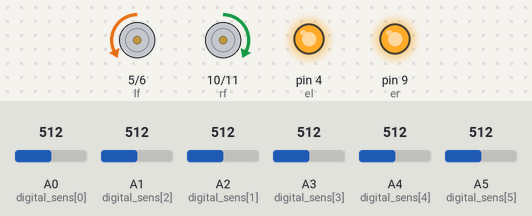
Simulated run of this sketch. Board: Arduino Uno, built with avr-gcc and run on an emulated ATmega328P. Shown: motor-driver pin pairs drawn as motors (green arrow = first pin HIGH = forward, orange = second pin HIGH = backward, longer = more drive), output pins drawn as LEDs (lit = HIGH). Inputs (shaded band) come from the test bench; at power-on: A4 (digital_sens[4]) = 512, A0 (digital_sens[0]) = 512, A1 (digital_sens[2]) = 512, A2 (digital_sens[1]) = 512, A3 (digital_sens[3]) = 512, A5 (digital_sens[5]) = 512. What the sketch prints to the serial monitor is not drawn.

Above: at 0.5 s.
At 2.8 s:
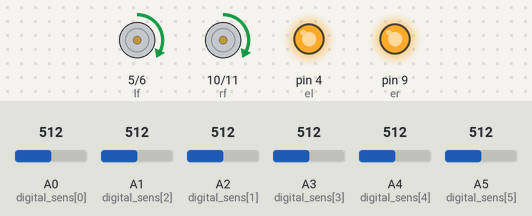
2.9 s: A4 (digital_sens[4]) set to 528
At 3.5 s:
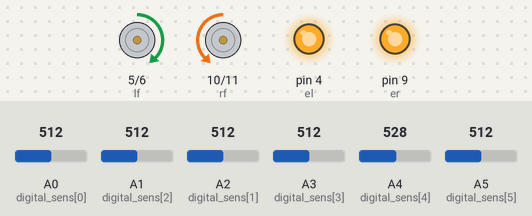
Timing chart, 0 to 5.9 s (numbered marks = the images above; inputs shaded):
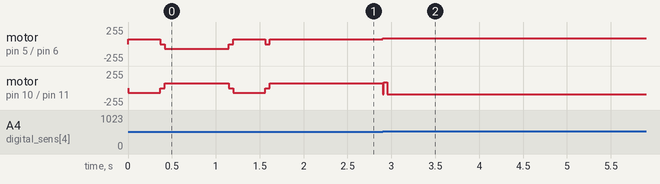

The sketch:

T-alfa_black_line.ino
```cpp
 #define NUM_SENSORS 6
int el=4;
int lf = 5;
int lb = 6;
int er=9;
int rf = 10;
int rb = 11;

 int i;
  int forwards=0;
  int digital_sensor_position=0;
  int right_side = 1;
  int left_side = -1;
  int u=0;
  signed int error_digital=0;
  signed int target_position =5;
  signed int current_position;
  signed int proportional =0;
  signed int integrate =0;
  signed int derivative =0;
  signed int previous_error;
  signed int error_correction=0;
  signed int kp=200;//15
  signed int ki=2;
  signed int kd=5;
  signed int sensor_value[6]= {-10,-10,0,0,10,10};
  int digital_sens[6]={A0,A2,A1,A3,A4,A5}; // 2,13,8 left sens and 9,10,12 right sens
  int digital_sens_reading[6];
 int temp[NUM_SENSORS],maxv[NUM_SENSORS],minv[NUM_SENSORS],threshold[NUM_SENSORS];

int bspeed =70;
int SPEED;
int MSPEED=70;
int state=0;
int flag=0;
int stateStop=0;


void setup() {

Serial.begin(115200);
  pinMode(el, OUTPUT);
  pinMode(er, OUTPUT);
  pinMode(lf, OUTPUT);
  pinMode(lb, OUTPUT);
  pinMode(rf, OUTPUT);
  pinMode(rb, OUTPUT);
  digitalWrite(el, HIGH);
  digitalWrite(er, HIGH);
SPEED=70;
calibration();
    SPEED=bspeed;

}

void loop() {


       for(u=0;u<6;u++)
              {
                 digital_sens_reading[u] = analogRead(digital_sens[u]);
                 if(digital_sens_reading[u] >threshold[u] )  //1 >200== Black
                       {

                          current_position = sensor_value[u] ;

                        //  u=6;
                          // Serial.println(digital_sens_reading[u]);
                       }

                        //..................for indicating


                          //---------------------------------
              }//end for loop

              //---------------------

              error_digital =  current_position;
              proportional = error_digital * kp;
              integrate = integrate + error_digital;
              integrate = integrate * ki;
              derivative = error_digital - previous_error;
              error_correction = proportional + integrate + derivative ;

              if( error_correction > 60 ) { error_correction = 60; }
              if( error_correction <-60 ) { error_correction = -60; }
              // Serial.println(current_position);
                if(error_correction > 0)//go straight

                     {
                        digital_sensor_position = right_side;

                   }else if(error_correction <0) // Turn left
                      {
                        digital_sensor_position = left_side;
                      }else if(error_correction ==0 )
                         {

                           digital_sensor_position = forwards;

                          }//else // Turn right
                  Serial.println(error_correction);

                //--------------------------------------------


                if(digital_sensor_position == right_side)
                {

                    //left turn
                    //SPEED=bspeed;
                    SPEED=90;
                    mway('R');


                  }else if(digital_sensor_position == left_side)
                     {
                      //right  turn
                                  //SPEED=bspeed;
                                  SPEED=90;
                                  mway('L');


                      }else if(digital_sensor_position == forwards)
                          {
                            //if(SPEED<MSPEED)
                            SPEED=70;
                             mway('f');

                            }


                            previous_error =error_digital;


}
void calibration()
{
  for (int i=0;i<NUM_SENSORS;i++)
{
    maxv[i] = analogRead(digital_sens[i]);
    minv[i] = analogRead(digital_sens[i]);
}

mway('R');
 for (int j=0;j<100;j++)
 {
  for (int i=0;i<NUM_SENSORS;i++)
  {
    temp[i] = analogRead(digital_sens[i]);
    if(temp[i]>maxv[i])
    maxv[i]=temp[i];
    if(temp[i]<minv[i])
    minv[i]=temp[i];
  }
  delay(3);
 }

mway('s');
delay(50);
mway('L');
 for (int j=0;j<200;j++)
 {
  for (int i=0;i<NUM_SENSORS;i++)
  {
    temp[i] = analogRead(digital_sens[i]);
    if(temp[i]>maxv[i])
    maxv[i]=temp[i];
    if(temp[i]<minv[i])
    minv[i]=temp[i];
  }
  delay(3);
 }
 mway('s');
delay(50);
mway('R');
 for (int j=0;j<100;j++)
 {
  for (int i=0;i<NUM_SENSORS;i++)
  {
    temp[i] = analogRead(digital_sens[i]);
    if(temp[i]>maxv[i])
    maxv[i]=temp[i];
    if(temp[i]<minv[i])
    minv[i]=temp[i];
  }
  delay(3);
 }
mway('s');
delay(50);
for(i=0;i<NUM_SENSORS;i++)
{
threshold[i]= minv[i] + (maxv[i]-minv[i])/2;
Serial.print(threshold[i]);
  Serial.print('\t');
}


}
void mway(int state)
{

if (state == 'f') {
        analogWrite(lf, SPEED);
        analogWrite(lb, 0);
        analogWrite(rf, SPEED);
        analogWrite(rb, 0);
          Serial.println("F");
    }
    else if (state == 'l') {
        analogWrite(lf, 0 );
        analogWrite(lb, 0);
        analogWrite(rf, SPEED);
        analogWrite(rb, 0);
         Serial.println("l");
    }
    else if (state == 'L') {
        analogWrite(lf, 0);
        analogWrite(lb, SPEED);
        analogWrite(rf, SPEED);
        analogWrite(rb, 0);
          Serial.println("L");
    }
        else if (state == 'm') {
        analogWrite(lf, 0);
        analogWrite(lb, SPEED);
        analogWrite(rf, 0);
        analogWrite(rb, 0);
         Serial.println("BL");
     }
    else if (state == 'b') {
        analogWrite(lf, 0);
        analogWrite(lb, SPEED);
        analogWrite(rf, 0);
        analogWrite(rb, SPEED);
         Serial.println("BACK");
    }
    else if (state == 'r') {
        analogWrite(lf, SPEED);
        analogWrite(lb, 0);
        analogWrite(rf, 0);
        analogWrite(rb, 0);
          Serial.println("r");
    }
    else if (state == 'R') {
        analogWrite(lf, SPEED);
        analogWrite(lb, 0);
        analogWrite(rf, 0);
        analogWrite(rb, SPEED);
          Serial.println("R");
    }
    else if (state == 'q') {
        analogWrite(lf, 0);
        analogWrite(lb, 0);
        analogWrite(rf, 0);
        analogWrite(rb, SPEED);
         Serial.println("BR");
    }

    else if (state == 's') {
        analogWrite(lf, 0);
        analogWrite(lb, 0);
        analogWrite(rf, 0);
        analogWrite(rb, 0);

        if(flag == 0){
         Serial.println("S");
          flag=1;
        }
        stateStop=0;
    }
}
```

Measured:
- the behaviour switches between 512 and 513 on A4 (digital_sens[4]) (found by bisection; images 1 and 2)
- after the input at 2.9 s, motor on pin 5 (lf) / pin 6 (lb): forward 70/255 → forward 90/255 at once; motor on pin 10 (rf) / pin 11 (rb): forward 70/255 → backward 90/255 at once
- by itself, motor on pin 10 (rf) / pin 11 (rb): alternates forward 70/255 for 0.78 s and backward 70/255 for 0.39 s
